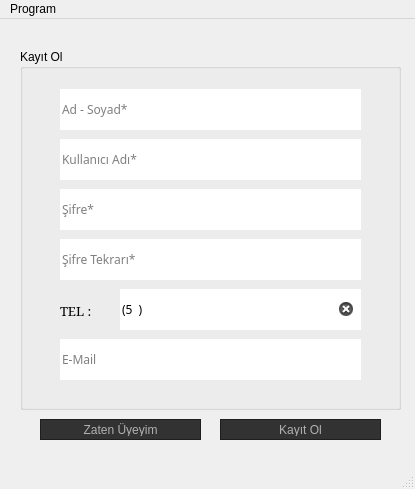
 <widget class="QMainWindow" name="kayitoll">
  <property name="geometry">
   <rect>
    <x>0</x>
    <y>0</y>
    <width>415</width>
    <height>489</height>
   </rect>
  </property>
  <property name="minimumSize">
   <size>
    <width>415</width>
    <height>489</height>
   </size>
  </property>
  <property name="maximumSize">
   <size>
    <width>415</width>
    <height>489</height>
   </size>
  </property>
  <property name="windowTitle">
   <string>Kütüphane - Kayıt Ol</string>
  </property>
  <property name="windowIcon">
   <iconset>
    <normaloff>Sulu-boya-kitap.png</normaloff>Sulu-boya-kitap.png</iconset>
  </property>
  <property name="styleSheet">
   <string notr="true">&lt;?xml version=&quot;1.0&quot; encoding=&quot;UTF-8&quot;?&gt;
&lt;ui version=&quot;4.0&quot;&gt;
 &lt;widget name=&quot;__qt_fake_top_level&quot;&gt;
  &lt;widget class=&quot;Spacer&quot; name=&quot;horizontalSpacer_3&quot;&gt;
   &lt;property name=&quot;geometry&quot;&gt;
    &lt;rect&gt;
     &lt;x&gt;91&lt;/x&gt;
     &lt;y&gt;1&lt;/y&gt;
     &lt;width&gt;41&lt;/width&gt;
     &lt;height&gt;42&lt;/height&gt;
    &lt;/rect&gt;
   &lt;/property&gt;
   &lt;property name=&quot;font&quot;&gt;
    &lt;font&gt;
     &lt;family&gt;MS Sans Serif&lt;/family&gt;
     &lt;pointsize&gt;10&lt;/pointsize&gt;
    &lt;/font&gt;
   &lt;/property&gt;
   &lt;property name=&quot;orientation&quot;&gt;
    &lt;enum&gt;Qt::Horizontal&lt;/enum&gt;
   &lt;/property&gt;
   &lt;property name=&quot;sizeHint&quot; stdset=&quot;0&quot;&gt;
    &lt;size&gt;
     &lt;width&gt;40&lt;/width&gt;
     &lt;height&gt;20&lt;/height&gt;
    &lt;/size&gt;
   &lt;/property&gt;
  &lt;/widget&gt;
 &lt;/widget&gt;
 &lt;resources/&gt;
&lt;/ui&gt;
</string>
  </property>
  <widget class="QWidget" name="centralwidget">
   <widget class="QPushButton" name="kayitol">
    <property name="geometry">
     <rect>
      <x>220</x>
      <y>400</y>
      <width>161</width>
      <height>21</height>
     </rect>
    </property>
    <property name="styleSheet">
     <string notr="true">/* author = Nathan Woodrow */

QToolTip
{
    border: 1px solid #222;
    background-color: #333;
    color: #aaa;
}

QWidget
{
    color: #aaa;
    background-color: #323232;
}


QWidget:item:hover
{
    background-color: #507098;
    color: #aaa;
}

QWidget:item:selected
{
    background-color: #507098;
}

QMenuBar {
    background-color: #323232;
}

QMenuBar::item
{
    background: transparent;
}

QMenuBar::item:selected
{
    /*
    background: transparent;
    border: 1px solid #ffaa00;
    */
    background: #444;
}

QMenuBar::item:pressed
{
    border: 1px solid #000;
    background-color: #444;
    margin-bottom:-1px;
    padding-bottom:1px;
}

/* ==================================================================================== */
/* MENU                                                                                 */
/* ==================================================================================== */

QMenu
{
    background: #444;
    border: 1px solid #222;
    padding: 4px;
    padding-right: 0px;
}

QMenu::item
{
    background: transparent;
    padding: 2px 20px 2px 20px;
}

QMenu::item:disabled
{
    color: #555;
    background: transparent;
    padding: 2px 20px 2px 20px;
}


QMenu::item:selected
{
    background-color: #507098;
    color: #aaa;
}

QWidget:disabled
{
    color: #404040;
    background-color: #323232;
}

QLineEdit
{
    padding: 1px;
    border: 1px solid #111;
    background-color: #888;
    color: #111;
}

QPushButton
{
    color: #b1b1b1;
/*    background-color: QLinearGradient( x1: 0, y1: 0, x2: 0, y2: 1, stop: 0 #565656, stop: 0.1 #525252, stop: 0.5 #4e4e4e, stop: 0.9 #4a4a4a, stop: 1 #464646);*/
    border-width: 1px;
    border-color: #1e1e1e;
    border-style: solid;
    padding: 3px;
    font-size: 12px;
    padding-left: 5px;
    padding-right: 5px;
}

QPushButton:pressed
{
/*    background-color: QLinearGradient( x1: 0, y1: 0, x2: 0, y2: 1, stop: 0 #2d2d2d, stop: 0.1 #2b2b2b, stop: 0.5 #292929, stop: 0.9 #282828, stop: 1 #252525);*/
}

/* ==================================================================================== */
/* COMBO BOX                                                                            */
/* ==================================================================================== */

QComboBox {
    selection-background-color: #ffaa00;
    background-color: QLinearGradient( x1: 0, y1: 0, x2: 0, y2: 1, stop: 0 #565656, stop: 0.1 #525252, stop: 0.5 #4e4e4e, stop: 0.9 #4a4a4a, stop: 1 #464646);
    border-style: solid;
    border: 1px solid #1e1e1e;
}

QComboBox:hover,QPushButton:hover {
    background-color: QLinearGradient( x1: 0, y1: 0, x2: 0, y2: 1,
        stop: 0     #565656,
        stop: 0.1   #525252,
        stop: 0.5   #4e4e4e,
        stop: 0.9   #4a4a4a,
        stop: 1     #464646);
}


QComboBox:on {
    padding-top: 1px;
    padding-left: 3px;
    background-color: QLinearGradient( x1: 0, y1: 0, x2: 0, y2: 1,
        stop: 0     #555,
        stop: 0.1   #4C4C4C,
        stop: 0.5   #464646,
        stop: 0.9   #414141,
        stop: 1     #444);
    selection-background-color: #ffaa00;
}

QComboBox QAbstractItemView {
    border: 1px solid #222;
    selection-background-color: #507098;
}

QComboBox::drop-down {
     subcontrol-origin: padding;
     subcontrol-position: top right;
     width: 15px;
     border: 0px;
 }

QComboBox::down-arrow
{
    image: url(icons/down_arrow.png);
}
QLineEdit:focus
{
    border: 2px solid QLinearGradient( x1: 0, y1: 0, x2: 0, y2: 1, stop: 0 #ffa02f, stop: 1 #d7801a);
}


QTextEdit:focus
{
    border: 2px solid QLinearGradient( x1: 0, y1: 0, x2: 0, y2: 1, stop: 0 #ffa02f, stop: 1 #d7801a);
}

/* ==================================================================================== */
/* SCROLL BAR                                                                           */
/* ==================================================================================== */

QScrollBar:horizontal {
    background-color: #333;
    height: 8px;
    margin: 0px;
    padding: 0px;
}

QScrollBar::handle:horizontal {
    border: 1px solid #111;
    background: #535353;
}

QScrollBar::add-line:horizontal, QScrollBar::sub-line:horizontal,
QScrollBar::add-page:horizontal, QScrollBar::sub-page:horizontal {
    width: 0px;
    background: transparent;
}

QScrollBar:vertical {
    background-color: #333;
    width: 8px;
    margin: 0;
}

QScrollBar::handle:vertical {
    border: 1px solid #111;
    background: #535353;
}

QScrollBar::add-line:vertical, QScrollBar::sub-line:vertical,
QScrollBar::add-page:vertical, QScrollBar::sub-page:vertical {
    height: 0px;
    background: transparent;
}


QTextEdit
{
    background-color: #242424;
}

QPlainTextEdit
{
    background-color: #242424;
}

QSizeGrip
{
  width: 1px;
}

QHeaderView::section
{
    /*background-color: QLinearGradient(x1:0, y1:0, x2:0, y2:1, stop:0 #616161, stop: 0.5 #505050, stop: 0.6 #434343, stop:1 #656565);*/
    color: white;
    padding-left: 4px;
    border: 1px solid #6c6c6c;
}
QDockWidget
{
  	titlebar-close-icon: url(icons/cross.svg);
}

QDockWidget::separator
{
    border: 1px solid red;
}

QDockWidget::title
{
    text-align: center;
    spacing: 3px; /* spacing between items in the tool bar */
    background-color: #323232;
	font-weight: bold;
}

QDockWidget::close-button, QDockWidget::float-button
{
    text-align: center;
    spacing: 1px; /* spacing between items in the tool bar */
}

QDockWidget::close-button:hover, QDockWidget::float-button:hover
{
    background: #242424;
}

QDockWidget::close-button:pressed, QDockWidget::float-button:pressed
{
    padding: 1px -1px -1px 1px;
}

QMainWindow::separator
{
    /*background-color: QLinearGradient(x1:0, y1:0, x2:0, y2:1, stop:0 #161616, stop: 0.5 #151515, stop: 0.6 #212121, stop:1 #343434);*/
    color: white;
    padding-left: 4px;
    border: 0px solid #4c4c4c;
    spacing: 3px; /* spacing between items in the tool bar */
}

QMainWindow::separator:hover
{

    /*background-color: QLinearGradient(x1:0, y1:0, x2:0, y2:1, stop:0 #d7801a, stop:0.5 #b56c17 stop:1 #ffa02f);*/
    color: white;
    padding-left: 4px;
    border: 1px solid #6c6c6c;
    spacing: 3px; /* spacing between items in the tool bar */
}

QToolBar {
    background: #323232;
    border: 1px solid #323232;
	font-weight: bold;
}

QToolBar::handle:horizontal
{
	image: url(:/qss_icons/rc/Hmovetoolbar.png);
}

QToolBar::handle:vertical
{
	image: url(:/qss_icons/rc/Vmovetoolbar.png);
}

QToolBar::separator:horizontal
{
	image: url(:/qss_icons/rc/Hsepartoolbar.png);
}

QToolBar::separator:vertical
{
	image: url(:/qss_icons/rc/Vsepartoolbars.png);
}

QMenu::separator
{
    height: 2px;
    /*
    background-color: QLinearGradient(x1:0, y1:0, x2:0, y2:1, stop:0 #161616, stop: 0.5 #151515, stop: 0.6 #212121, stop:1 #343434);
    */
    color: white;
    padding-left: 4px;
    margin-left: 10px;
    margin-right: 5px;
}

QProgressBar
{
    border: 2px solid grey;
    text-align: center;
}

QProgressBar::chunk
{
    background-color: #d7801a;
    width: 2.15px;
    margin: 0.5px;
}

QTabBar::tab {
    color: #b1b1b1;
    border: 1px solid #444;
    border-bottom-style: none;
    background-color: #323232;
    padding-left: 10px;
    padding-right: 10px;
    padding-top: 3px;
    padding-bottom: 2px;
    margin-right: -1px;
}

QTabWidget::pane {
    border: 1px solid #444;
    top: 1px;
}

QTabBar::tab:last
{
    margin-right: 0; /* the last selected tab has nothing to overlap with on the right */
}

QTabBar::tab:first:!selected
{
  margin-left: 0px; /* the last selected tab has nothing to overlap with on the right */
}

QTabBar::tab:!selected
{
    color: #b1b1b1;
    border-bottom-style: solid;
    margin-top: 3px;
    /*background-color: QLinearGradient(x1:0, y1:0, x2:0, y2:1, stop:1 #212121, stop:.4 #343434);*/
}

QTabBar::tab:selected
{
    margin-bottom: 0px;
}

QTabBar::tab:!selected:hover
{
    /*border-top: 2px solid #ffaa00;
    padding-bottom: 3px;*/
    /*background-color: QLinearGradient(x1:0, y1:0, x2:0, y2:1, stop:1 #212121, stop:0.4 #343434, stop:0.2 #343434, stop:0.1 #ffaa00);*/
}

/* ==================================================================================== */
/* RADIO BUTTON                                                                         */
/* ==================================================================================== */

QGroupBox::indicator:unchecked,
QGroupBox::indicator:checked,
QCheckBox::indicator:checked,
QCheckBox::indicator:unchecked,
QRadioButton::indicator:checked,
QRadioButton::indicator:unchecked{
    color: #b1b1b1;
    background-color: #323232;
    border: 1px solid #b1b1b1;
}

QGroupBox::indicator:checked,
QCheckBox::indicator:checked,
QRadioButton::indicator:checked {
    background-color: qradialgradient(
        cx: 0.5, cy: 0.5,
        fx: 0.5, fy: 0.5,
        radius: 1.0,
        stop: 0.25 #ffaa00,
        stop: 0.3 #323232
    );
}

QRadioButton::indicator
{
}

QGroupBox::indicator:hover,
QCheckBox::indicator:hover,
QRadioButton::indicator:hover
{
    border: 1px solid #ffaa00;
}

/* ==================================================================================== */
/* CHECKBOX                                                                             */
/* ==================================================================================== */

QAbstractItemView
{
  background-color: #222;
	alternate-background-color: #323232;
	color: silver;
	border: none;
	border-radius: 3px;
	padding: 1px;
}

QAbstractItemView::selected {
    border: 0px;
    outline: none;
}

/* ==================================================================================== */
/* TREE VIEW                                                                            */
/* ==================================================================================== */

QTreeView {
    border: 0.5px solid rgba(108,108,108,75);
}

QTreeView::item, QTreeView::branch {
    background: transparent;
    color: #DDD;
}

QTreeView::item:hover, QTreeView::branch:hover {
    background-color: #507098;
    color: #DDD;
}

QTreeView::item:selected, QTreeView::branch:selected {
    background-color: #507098;
    color: #DDD;
}

QTreeView::branch:has-children:!has-siblings:closed,
QTreeView::branch:closed:has-children:has-siblings {
    border-image: none;
    image: url(icons/caret-right_ffffff_14.png);
}

QTreeView::branch:open:has-children:!has-siblings,
QTreeView::branch:open:has-children:has-siblings {
     border-image: none;
     image: url(icons/caret-down_ffffff_14.png);
}

QgsLayerTreeView
{
}

QgsLayerTreeView::item
{
    border-top: 0.5px solid rgba(108,108,108,50);
    border-bottom: 0.5px solid rgba(108,108,108,50);
    padding: 3px;
}

QgsLayerTreeView::indicator:unchecked{
    image: url(icons/eye-blocked.svg);
}

QgsLayerTreeView::indicator:checked {
    image: url(icons/eye.svg);
}

/* ==================================================================================== */
/* TABLE VIEW                                                                           */
/* ==================================================================================== */

QHeaderView {
}

QHeaderView::section {
    background: transparent;
    background-color: #323232;
    color: #777;
    border-right: 0px solid #777;
    border-top: 0px solid #777;
    padding: 0 0 2px 3px
}</string>
    </property>
    <property name="text">
     <string>Kayıt Ol</string>
    </property>
   </widget>
   <widget class="QGroupBox" name="groupBox">
    <property name="geometry">
     <rect>
      <x>20</x>
      <y>30</y>
      <width>381</width>
      <height>361</height>
     </rect>
    </property>
    <property name="title">
     <string>Kayıt Ol</string>
    </property>
    <widget class="QFrame" name="frameKayit">
     <property name="geometry">
      <rect>
       <x>10</x>
       <y>20</y>
       <width>341</width>
       <height>331</height>
      </rect>
     </property>
     <property name="styleSheet">
      <string notr="true">border-radius:30px;</string>
     </property>
     <property name="frameShape">
      <enum>QFrame::StyledPanel</enum>
     </property>
     <property name="frameShadow">
      <enum>QFrame::Raised</enum>
     </property>
     <widget class="QLineEdit" name="lineEditSifre">
      <property name="geometry">
       <rect>
        <x>30</x>
        <y>120</y>
        <width>301</width>
        <height>41</height>
       </rect>
      </property>
      <property name="font">
       <font>
        <family>century gothic</family>
       </font>
      </property>
      <property name="toolTip">
       <string>&lt;html&gt;&lt;head/&gt;&lt;body&gt;&lt;p&gt;&lt;span style=&quot; font-weight:600; color:#000000;&quot;&gt;Güvenliğiniz için şifrenizde &lt;/span&gt;&lt;span style=&quot; font-weight:600; text-decoration: underline; color:#000000;&quot;&gt;büyük,küçük harf ve karakter&lt;/span&gt;&lt;span style=&quot; font-weight:600; color:#000000;&quot;&gt; kullanınız.&lt;/span&gt;&lt;/p&gt;&lt;/body&gt;&lt;/html&gt;</string>
      </property>
      <property name="text">
       <string/>
      </property>
      <property name="frame">
       <bool>true</bool>
      </property>
      <property name="echoMode">
       <enum>QLineEdit::PasswordEchoOnEdit</enum>
      </property>
      <property name="placeholderText">
       <string>Şifre*</string>
      </property>
      <property name="clearButtonEnabled">
       <bool>true</bool>
      </property>
     </widget>
     <widget class="QLineEdit" name="lineEditSifreTekrar">
      <property name="geometry">
       <rect>
        <x>30</x>
        <y>170</y>
        <width>301</width>
        <height>41</height>
       </rect>
      </property>
      <property name="font">
       <font>
        <family>century gothic</family>
       </font>
      </property>
      <property name="toolTip">
       <string>&lt;html&gt;&lt;head/&gt;&lt;body&gt;&lt;p&gt;&lt;span style=&quot; font-size:9pt; font-weight:600; color:#000000;&quot;&gt;Güvenliğiniz için şifrenizde &lt;/span&gt;&lt;span style=&quot; font-size:9pt; font-weight:600; text-decoration: underline; color:#000000;&quot;&gt;büyük,küçük harf ve karakter&lt;/span&gt;&lt;span style=&quot; font-size:9pt; font-weight:600; color:#000000;&quot;&gt; kullanınız.&lt;/span&gt;&lt;/p&gt;&lt;/body&gt;&lt;/html&gt;</string>
      </property>
      <property name="text">
       <string/>
      </property>
      <property name="frame">
       <bool>true</bool>
      </property>
      <property name="echoMode">
       <enum>QLineEdit::PasswordEchoOnEdit</enum>
      </property>
      <property name="placeholderText">
       <string>Şifre Tekrarı*</string>
      </property>
      <property name="clearButtonEnabled">
       <bool>true</bool>
      </property>
     </widget>
     <widget class="QLineEdit" name="lineEditEmail">
      <property name="geometry">
       <rect>
        <x>30</x>
        <y>270</y>
        <width>301</width>
        <height>41</height>
       </rect>
      </property>
      <property name="font">
       <font>
        <family>century gothic</family>
       </font>
      </property>
      <property name="toolTip">
       <string>&lt;html&gt;&lt;head/&gt;&lt;body&gt;&lt;p&gt;&lt;span style=&quot; font-size:10pt; font-weight:600; color:#000000;&quot;&gt;E-mail giriniz&lt;/span&gt;&lt;/p&gt;&lt;/body&gt;&lt;/html&gt;</string>
      </property>
      <property name="text">
       <string/>
      </property>
      <property name="frame">
       <bool>true</bool>
      </property>
      <property name="placeholderText">
       <string>E-Mail</string>
      </property>
      <property name="clearButtonEnabled">
       <bool>true</bool>
      </property>
     </widget>
     <widget class="QLineEdit" name="lineEditTel">
      <property name="geometry">
       <rect>
        <x>90</x>
        <y>220</y>
        <width>241</width>
        <height>41</height>
       </rect>
      </property>
      <property name="font">
       <font>
        <family>century gothic</family>
       </font>
      </property>
      <property name="toolTip">
       <string>&lt;html&gt;&lt;head/&gt;&lt;body&gt;&lt;p&gt;&lt;span style=&quot; font-size:10pt; font-weight:600; color:#000000;&quot;&gt;Telefon numaranızı giriniz&lt;/span&gt;&lt;/p&gt;&lt;/body&gt;&lt;/html&gt;</string>
      </property>
      <property name="inputMask">
       <string>(599) 999 99 99</string>
      </property>
      <property name="text">
       <string>(5)   </string>
      </property>
      <property name="maxLength">
       <number>15</number>
      </property>
      <property name="frame">
       <bool>true</bool>
      </property>
      <property name="cursorPosition">
       <number>15</number>
      </property>
      <property name="dragEnabled">
       <bool>false</bool>
      </property>
      <property name="placeholderText">
       <string/>
      </property>
      <property name="clearButtonEnabled">
       <bool>true</bool>
      </property>
     </widget>
     <widget class="QLabel" name="labelTel">
      <property name="geometry">
       <rect>
        <x>30</x>
        <y>216</y>
        <width>51</width>
        <height>51</height>
       </rect>
      </property>
      <property name="font">
       <font>
        <family>Elephant</family>
        <pointsize>10</pointsize>
        <weight>50</weight>
        <italic>false</italic>
        <bold>false</bold>
       </font>
      </property>
      <property name="text">
       <string>TEL :</string>
      </property>
     </widget>
     <widget class="QLineEdit" name="lineEditKulAdi">
      <property name="geometry">
       <rect>
        <x>30</x>
        <y>70</y>
        <width>301</width>
        <height>41</height>
       </rect>
      </property>
      <property name="font">
       <font>
        <family>century gothic</family>
       </font>
      </property>
      <property name="toolTip">
       <string>&lt;html&gt;&lt;head/&gt;&lt;body&gt;&lt;p&gt;&lt;span style=&quot; font-size:10pt; font-weight:600; color:#000000;&quot;&gt;Kullanıcı Adı belirleyiniz&lt;/span&gt;&lt;/p&gt;&lt;/body&gt;&lt;/html&gt;</string>
      </property>
      <property name="text">
       <string/>
      </property>
      <property name="frame">
       <bool>true</bool>
      </property>
      <property name="placeholderText">
       <string>Kullanıcı Adı*</string>
      </property>
      <property name="clearButtonEnabled">
       <bool>true</bool>
      </property>
     </widget>
     <widget class="QLineEdit" name="lineEditAdSoyad">
      <property name="geometry">
       <rect>
        <x>30</x>
        <y>20</y>
        <width>301</width>
        <height>41</height>
       </rect>
      </property>
      <property name="font">
       <font>
        <family>century gothic</family>
       </font>
      </property>
      <property name="toolTip">
       <string>&lt;html&gt;&lt;head/&gt;&lt;body&gt;&lt;p&gt;&lt;span style=&quot; font-size:10pt; font-weight:600; color:#000000;&quot;&gt;Adınızı ve soyadınızı aralarında boşluk bırakarak giriniz&lt;/span&gt;&lt;/p&gt;&lt;/body&gt;&lt;/html&gt;</string>
      </property>
      <property name="inputMask">
       <string/>
      </property>
      <property name="text">
       <string/>
      </property>
      <property name="frame">
       <bool>true</bool>
      </property>
      <property name="placeholderText">
       <string>Ad - Soyad*</string>
      </property>
      <property name="clearButtonEnabled">
       <bool>true</bool>
      </property>
     </widget>
    </widget>
   </widget>
   <widget class="QPushButton" name="giris">
    <property name="geometry">
     <rect>
      <x>40</x>
      <y>400</y>
      <width>161</width>
      <height>21</height>
     </rect>
    </property>
    <property name="styleSheet">
     <string notr="true">/* author = Nathan Woodrow */

QToolTip
{
    border: 1px solid #222;
    background-color: #333;
    color: #aaa;
}

QWidget
{
    color: #aaa;
    background-color: #323232;
}


QWidget:item:hover
{
    background-color: #507098;
    color: #aaa;
}

QWidget:item:selected
{
    background-color: #507098;
}

QMenuBar {
    background-color: #323232;
}

QMenuBar::item
{
    background: transparent;
}

QMenuBar::item:selected
{
    /*
    background: transparent;
    border: 1px solid #ffaa00;
    */
    background: #444;
}

QMenuBar::item:pressed
{
    border: 1px solid #000;
    background-color: #444;
    margin-bottom:-1px;
    padding-bottom:1px;
}

/* ==================================================================================== */
/* MENU                                                                                 */
/* ==================================================================================== */

QMenu
{
    background: #444;
    border: 1px solid #222;
    padding: 4px;
    padding-right: 0px;
}

QMenu::item
{
    background: transparent;
    padding: 2px 20px 2px 20px;
}

QMenu::item:disabled
{
    color: #555;
    background: transparent;
    padding: 2px 20px 2px 20px;
}


QMenu::item:selected
{
    background-color: #507098;
    color: #aaa;
}

QWidget:disabled
{
    color: #404040;
    background-color: #323232;
}

QLineEdit
{
    padding: 1px;
    border: 1px solid #111;
    background-color: #888;
    color: #111;
}

QPushButton
{
    color: #b1b1b1;
/*    background-color: QLinearGradient( x1: 0, y1: 0, x2: 0, y2: 1, stop: 0 #565656, stop: 0.1 #525252, stop: 0.5 #4e4e4e, stop: 0.9 #4a4a4a, stop: 1 #464646);*/
    border-width: 1px;
    border-color: #1e1e1e;
    border-style: solid;
    padding: 3px;
    font-size: 12px;
    padding-left: 5px;
    padding-right: 5px;
}

QPushButton:pressed
{
/*    background-color: QLinearGradient( x1: 0, y1: 0, x2: 0, y2: 1, stop: 0 #2d2d2d, stop: 0.1 #2b2b2b, stop: 0.5 #292929, stop: 0.9 #282828, stop: 1 #252525);*/
}

/* ==================================================================================== */
/* COMBO BOX                                                                            */
/* ==================================================================================== */

QComboBox {
    selection-background-color: #ffaa00;
    background-color: QLinearGradient( x1: 0, y1: 0, x2: 0, y2: 1, stop: 0 #565656, stop: 0.1 #525252, stop: 0.5 #4e4e4e, stop: 0.9 #4a4a4a, stop: 1 #464646);
    border-style: solid;
    border: 1px solid #1e1e1e;
}

QComboBox:hover,QPushButton:hover {
    background-color: QLinearGradient( x1: 0, y1: 0, x2: 0, y2: 1,
        stop: 0     #565656,
        stop: 0.1   #525252,
        stop: 0.5   #4e4e4e,
        stop: 0.9   #4a4a4a,
        stop: 1     #464646);
}


QComboBox:on {
    padding-top: 1px;
    padding-left: 3px;
    background-color: QLinearGradient( x1: 0, y1: 0, x2: 0, y2: 1,
        stop: 0     #555,
        stop: 0.1   #4C4C4C,
        stop: 0.5   #464646,
        stop: 0.9   #414141,
        stop: 1     #444);
    selection-background-color: #ffaa00;
}

QComboBox QAbstractItemView {
    border: 1px solid #222;
    selection-background-color: #507098;
}

QComboBox::drop-down {
     subcontrol-origin: padding;
     subcontrol-position: top right;
     width: 15px;
     border: 0px;
 }

QComboBox::down-arrow
{
    image: url(icons/down_arrow.png);
}
QLineEdit:focus
{
    border: 2px solid QLinearGradient( x1: 0, y1: 0, x2: 0, y2: 1, stop: 0 #ffa02f, stop: 1 #d7801a);
}


QTextEdit:focus
{
    border: 2px solid QLinearGradient( x1: 0, y1: 0, x2: 0, y2: 1, stop: 0 #ffa02f, stop: 1 #d7801a);
}

/* ==================================================================================== */
/* SCROLL BAR                                                                           */
/* ==================================================================================== */

QScrollBar:horizontal {
    background-color: #333;
    height: 8px;
    margin: 0px;
    padding: 0px;
}

QScrollBar::handle:horizontal {
    border: 1px solid #111;
    background: #535353;
}

QScrollBar::add-line:horizontal, QScrollBar::sub-line:horizontal,
QScrollBar::add-page:horizontal, QScrollBar::sub-page:horizontal {
    width: 0px;
    background: transparent;
}

QScrollBar:vertical {
    background-color: #333;
    width: 8px;
    margin: 0;
}

QScrollBar::handle:vertical {
    border: 1px solid #111;
    background: #535353;
}

QScrollBar::add-line:vertical, QScrollBar::sub-line:vertical,
QScrollBar::add-page:vertical, QScrollBar::sub-page:vertical {
    height: 0px;
    background: transparent;
}


QTextEdit
{
    background-color: #242424;
}

QPlainTextEdit
{
    background-color: #242424;
}

QSizeGrip
{
  width: 1px;
}

QHeaderView::section
{
    /*background-color: QLinearGradient(x1:0, y1:0, x2:0, y2:1, stop:0 #616161, stop: 0.5 #505050, stop: 0.6 #434343, stop:1 #656565);*/
    color: white;
    padding-left: 4px;
    border: 1px solid #6c6c6c;
}
QDockWidget
{
  	titlebar-close-icon: url(icons/cross.svg);
}

QDockWidget::separator
{
    border: 1px solid red;
}

QDockWidget::title
{
    text-align: center;
    spacing: 3px; /* spacing between items in the tool bar */
    background-color: #323232;
	font-weight: bold;
}

QDockWidget::close-button, QDockWidget::float-button
{
    text-align: center;
    spacing: 1px; /* spacing between items in the tool bar */
}

QDockWidget::close-button:hover, QDockWidget::float-button:hover
{
    background: #242424;
}

QDockWidget::close-button:pressed, QDockWidget::float-button:pressed
{
    padding: 1px -1px -1px 1px;
}

QMainWindow::separator
{
    /*background-color: QLinearGradient(x1:0, y1:0, x2:0, y2:1, stop:0 #161616, stop: 0.5 #151515, stop: 0.6 #212121, stop:1 #343434);*/
    color: white;
    padding-left: 4px;
    border: 0px solid #4c4c4c;
    spacing: 3px; /* spacing between items in the tool bar */
}

QMainWindow::separator:hover
{

    /*background-color: QLinearGradient(x1:0, y1:0, x2:0, y2:1, stop:0 #d7801a, stop:0.5 #b56c17 stop:1 #ffa02f);*/
    color: white;
    padding-left: 4px;
    border: 1px solid #6c6c6c;
    spacing: 3px; /* spacing between items in the tool bar */
}

QToolBar {
    background: #323232;
    border: 1px solid #323232;
	font-weight: bold;
}

QToolBar::handle:horizontal
{
	image: url(:/qss_icons/rc/Hmovetoolbar.png);
}

QToolBar::handle:vertical
{
	image: url(:/qss_icons/rc/Vmovetoolbar.png);
}

QToolBar::separator:horizontal
{
	image: url(:/qss_icons/rc/Hsepartoolbar.png);
}

QToolBar::separator:vertical
{
	image: url(:/qss_icons/rc/Vsepartoolbars.png);
}

QMenu::separator
{
    height: 2px;
    /*
    background-color: QLinearGradient(x1:0, y1:0, x2:0, y2:1, stop:0 #161616, stop: 0.5 #151515, stop: 0.6 #212121, stop:1 #343434);
    */
    color: white;
    padding-left: 4px;
    margin-left: 10px;
    margin-right: 5px;
}

QProgressBar
{
    border: 2px solid grey;
    text-align: center;
}

QProgressBar::chunk
{
    background-color: #d7801a;
    width: 2.15px;
    margin: 0.5px;
}

QTabBar::tab {
    color: #b1b1b1;
    border: 1px solid #444;
    border-bottom-style: none;
    background-color: #323232;
    padding-left: 10px;
    padding-right: 10px;
    padding-top: 3px;
    padding-bottom: 2px;
    margin-right: -1px;
}

QTabWidget::pane {
    border: 1px solid #444;
    top: 1px;
}

QTabBar::tab:last
{
    margin-right: 0; /* the last selected tab has nothing to overlap with on the right */
}

QTabBar::tab:first:!selected
{
  margin-left: 0px; /* the last selected tab has nothing to overlap with on the right */
}

QTabBar::tab:!selected
{
    color: #b1b1b1;
    border-bottom-style: solid;
    margin-top: 3px;
    /*background-color: QLinearGradient(x1:0, y1:0, x2:0, y2:1, stop:1 #212121, stop:.4 #343434);*/
}

QTabBar::tab:selected
{
    margin-bottom: 0px;
}

QTabBar::tab:!selected:hover
{
    /*border-top: 2px solid #ffaa00;
    padding-bottom: 3px;*/
    /*background-color: QLinearGradient(x1:0, y1:0, x2:0, y2:1, stop:1 #212121, stop:0.4 #343434, stop:0.2 #343434, stop:0.1 #ffaa00);*/
}

/* ==================================================================================== */
/* RADIO BUTTON                                                                         */
/* ==================================================================================== */

QGroupBox::indicator:unchecked,
QGroupBox::indicator:checked,
QCheckBox::indicator:checked,
QCheckBox::indicator:unchecked,
QRadioButton::indicator:checked,
QRadioButton::indicator:unchecked{
    color: #b1b1b1;
    background-color: #323232;
    border: 1px solid #b1b1b1;
}

QGroupBox::indicator:checked,
QCheckBox::indicator:checked,
QRadioButton::indicator:checked {
    background-color: qradialgradient(
        cx: 0.5, cy: 0.5,
        fx: 0.5, fy: 0.5,
        radius: 1.0,
        stop: 0.25 #ffaa00,
        stop: 0.3 #323232
    );
}

QRadioButton::indicator
{
}

QGroupBox::indicator:hover,
QCheckBox::indicator:hover,
QRadioButton::indicator:hover
{
    border: 1px solid #ffaa00;
}

/* ==================================================================================== */
/* CHECKBOX                                                                             */
/* ==================================================================================== */

QAbstractItemView
{
  background-color: #222;
	alternate-background-color: #323232;
	color: silver;
	border: none;
	border-radius: 3px;
	padding: 1px;
}

QAbstractItemView::selected {
    border: 0px;
    outline: none;
}

/* ==================================================================================== */
/* TREE VIEW                                                                            */
/* ==================================================================================== */

QTreeView {
    border: 0.5px solid rgba(108,108,108,75);
}

QTreeView::item, QTreeView::branch {
    background: transparent;
    color: #DDD;
}

QTreeView::item:hover, QTreeView::branch:hover {
    background-color: #507098;
    color: #DDD;
}

QTreeView::item:selected, QTreeView::branch:selected {
    background-color: #507098;
    color: #DDD;
}

QTreeView::branch:has-children:!has-siblings:closed,
QTreeView::branch:closed:has-children:has-siblings {
    border-image: none;
    image: url(icons/caret-right_ffffff_14.png);
}

QTreeView::branch:open:has-children:!has-siblings,
QTreeView::branch:open:has-children:has-siblings {
     border-image: none;
     image: url(icons/caret-down_ffffff_14.png);
}

QgsLayerTreeView
{
}

QgsLayerTreeView::item
{
    border-top: 0.5px solid rgba(108,108,108,50);
    border-bottom: 0.5px solid rgba(108,108,108,50);
    padding: 3px;
}

QgsLayerTreeView::indicator:unchecked{
    image: url(icons/eye-blocked.svg);
}

QgsLayerTreeView::indicator:checked {
    image: url(icons/eye.svg);
}

/* ==================================================================================== */
/* TABLE VIEW                                                                           */
/* ==================================================================================== */

QHeaderView {
}

QHeaderView::section {
    background: transparent;
    background-color: #323232;
    color: #777;
    border-right: 0px solid #777;
    border-top: 0px solid #777;
    padding: 0 0 2px 3px
}</string>
    </property>
    <property name="text">
     <string>Zaten Üyeyim</string>
    </property>
   </widget>
   <widget class="QWidget" name="layoutWidget">
    <property name="geometry">
     <rect>
      <x>0</x>
      <y>0</y>
      <width>2</width>
      <height>2</height>
     </rect>
    </property>
    <layout class="QHBoxLayout" name="horizontalLayout"/>
   </widget>
  </widget>
  <widget class="QStatusBar" name="statusbar"/>
  <widget class="QMenuBar" name="menuBar">
   <property name="geometry">
    <rect>
     <x>0</x>
     <y>0</y>
     <width>415</width>
     <height>26</height>
    </rect>
   </property>
   <widget class="QMenu" name="menuProgram">
    <property name="title">
     <string>Program</string>
    </property>
    <addaction name="actionGiri_2"/>
    <addaction name="actionHakk_nda_2"/>
    <addaction name="action_cikisk"/>
   </widget>
   <addaction name="menuProgram"/>
  </widget>
  <action name="actionKay_t_Ol">
   <property name="text">
    <string>Kayıt Ol</string>
   </property>
  </action>
  <action name="actionGiri">
   <property name="text">
    <string>Giriş</string>
   </property>
  </action>
  <action name="actionHakk_nda">
   <property name="text">
    <string>Hakkında</string>
   </property>
  </action>
  <action name="actionGiri_2">
   <property name="text">
    <string>Giriş</string>
   </property>
  </action>
  <action name="actionKay_t_Ol_2">
   <property name="text">
    <string>Kayıt Ol</string>
   </property>
  </action>
  <action name="actionHakk_nda_2">
   <property name="text">
    <string>Hakkında</string>
   </property>
  </action>
  <action name="action_cikisk">
   <property name="text">
    <string>Çıkış</string>
   </property>
  </action>
 </widget>
